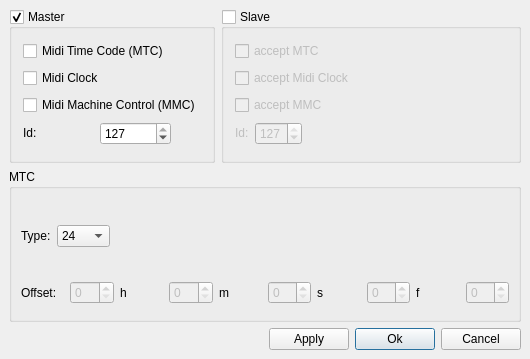
<ui version="4.0" >
 <author>werner schweer</author>
 <comment>midi sync
configuration dialog</comment>
 <exportmacro></exportmacro>
 <class>MidiSyncConfigBase</class>
 <widget class="QDialog" name="MidiSyncConfigBase" >
  <property name="geometry" >
   <rect>
    <x>0</x>
    <y>0</y>
    <width>530</width>
    <height>359</height>
   </rect>
  </property>
  <property name="sizePolicy" >
   <sizepolicy>
    <hsizetype>4</hsizetype>
    <vsizetype>4</vsizetype>
    <horstretch>0</horstretch>
    <verstretch>0</verstretch>
   </sizepolicy>
  </property>
  <property name="windowTitle" >
   <string>MusE: Midi Sync</string>
  </property>
  <layout class="QGridLayout" >
   <property name="margin" >
    <number>9</number>
   </property>
   <property name="spacing" >
    <number>6</number>
   </property>
   <item row="0" column="0" >
    <widget class="QGroupBox" name="syncMaster" >
     <property name="title" >
      <string>Master</string>
     </property>
     <property name="checkable" >
      <bool>true</bool>
     </property>
     <property name="checked" >
      <bool>true</bool>
     </property>
     <layout class="QVBoxLayout" >
      <property name="margin" >
       <number>11</number>
      </property>
      <property name="spacing" >
       <number>6</number>
      </property>
      <item>
       <widget class="QCheckBox" name="mtcSync" >
        <property name="enabled" >
         <bool>true</bool>
        </property>
        <property name="text" >
         <string>Midi Time Code (MTC)</string>
        </property>
       </widget>
      </item>
      <item>
       <widget class="QCheckBox" name="mcSync" >
        <property name="enabled" >
         <bool>true</bool>
        </property>
        <property name="text" >
         <string>Midi Clock</string>
        </property>
       </widget>
      </item>
      <item>
       <widget class="QCheckBox" name="midiMachineControl" >
        <property name="enabled" >
         <bool>true</bool>
        </property>
        <property name="text" >
         <string>Midi Machine Control (MMC)</string>
        </property>
       </widget>
      </item>
      <item>
       <layout class="QHBoxLayout" >
        <property name="margin" >
         <number>0</number>
        </property>
        <property name="spacing" >
         <number>6</number>
        </property>
        <item>
         <widget class="QLabel" name="TextLabel7" >
          <property name="enabled" >
           <bool>true</bool>
          </property>
          <property name="sizePolicy" >
           <sizepolicy>
            <hsizetype>5</hsizetype>
            <vsizetype>0</vsizetype>
            <horstretch>0</horstretch>
            <verstretch>0</verstretch>
           </sizepolicy>
          </property>
          <property name="text" >
           <string>Id:</string>
          </property>
         </widget>
        </item>
        <item>
         <widget class="QSpinBox" name="dstDevId" >
          <property name="enabled" >
           <bool>true</bool>
          </property>
          <property name="sizePolicy" >
           <sizepolicy>
            <hsizetype>5</hsizetype>
            <vsizetype>0</vsizetype>
            <horstretch>0</horstretch>
            <verstretch>0</verstretch>
           </sizepolicy>
          </property>
          <property name="toolTip" >
           <string>device id</string>
          </property>
          <property name="maximum" >
           <number>127</number>
          </property>
          <property name="minimum" >
           <number>0</number>
          </property>
          <property name="value" >
           <number>127</number>
          </property>
         </widget>
        </item>
        <item>
         <spacer>
          <property name="orientation" >
           <enum>Qt::Horizontal</enum>
          </property>
          <property name="sizeType" >
           <enum>QSizePolicy::Preferred</enum>
          </property>
          <property name="sizeHint" >
           <size>
            <width>30</width>
            <height>20</height>
           </size>
          </property>
         </spacer>
        </item>
       </layout>
      </item>
     </layout>
    </widget>
   </item>
   <item row="0" column="1" >
    <widget class="QGroupBox" name="syncSlave" >
     <property name="title" >
      <string>Slave</string>
     </property>
     <property name="checkable" >
      <bool>true</bool>
     </property>
     <property name="checked" >
      <bool>false</bool>
     </property>
     <layout class="QVBoxLayout" >
      <property name="margin" >
       <number>11</number>
      </property>
      <property name="spacing" >
       <number>6</number>
      </property>
      <item>
       <widget class="QCheckBox" name="acceptMTCCheckbox" >
        <property name="enabled" >
         <bool>false</bool>
        </property>
        <property name="text" >
         <string>accept MTC</string>
        </property>
       </widget>
      </item>
      <item>
       <widget class="QCheckBox" name="acceptMCCheckbox" >
        <property name="enabled" >
         <bool>false</bool>
        </property>
        <property name="text" >
         <string>accept Midi Clock</string>
        </property>
       </widget>
      </item>
      <item>
       <widget class="QCheckBox" name="acceptMMCCheckbox" >
        <property name="enabled" >
         <bool>false</bool>
        </property>
        <property name="text" >
         <string>accept MMC</string>
        </property>
       </widget>
      </item>
      <item>
       <layout class="QHBoxLayout" >
        <property name="margin" >
         <number>0</number>
        </property>
        <property name="spacing" >
         <number>6</number>
        </property>
        <item>
         <widget class="QLabel" name="TextLabel7_2" >
          <property name="sizePolicy" >
           <sizepolicy>
            <hsizetype>5</hsizetype>
            <vsizetype>0</vsizetype>
            <horstretch>0</horstretch>
            <verstretch>0</verstretch>
           </sizepolicy>
          </property>
          <property name="text" >
           <string>Id:</string>
          </property>
         </widget>
        </item>
        <item>
         <widget class="QSpinBox" name="srcDevId" >
          <property name="sizePolicy" >
           <sizepolicy>
            <hsizetype>5</hsizetype>
            <vsizetype>0</vsizetype>
            <horstretch>0</horstretch>
            <verstretch>0</verstretch>
           </sizepolicy>
          </property>
          <property name="toolTip" >
           <string>device id</string>
          </property>
          <property name="maximum" >
           <number>127</number>
          </property>
          <property name="minimum" >
           <number>0</number>
          </property>
          <property name="value" >
           <number>127</number>
          </property>
         </widget>
        </item>
        <item>
         <spacer>
          <property name="orientation" >
           <enum>Qt::Horizontal</enum>
          </property>
          <property name="sizeType" >
           <enum>QSizePolicy::Expanding</enum>
          </property>
          <property name="sizeHint" >
           <size>
            <width>40</width>
            <height>20</height>
           </size>
          </property>
         </spacer>
        </item>
       </layout>
      </item>
     </layout>
    </widget>
   </item>
   <item row="2" column="0" colspan="2" >
    <layout class="QHBoxLayout" >
     <property name="margin" >
      <number>0</number>
     </property>
     <property name="spacing" >
      <number>6</number>
     </property>
     <item>
      <spacer>
       <property name="orientation" >
        <enum>Qt::Horizontal</enum>
       </property>
       <property name="sizeType" >
        <enum>QSizePolicy::Expanding</enum>
       </property>
       <property name="sizeHint" >
        <size>
         <width>20</width>
         <height>20</height>
        </size>
       </property>
      </spacer>
     </item>
     <item>
      <widget class="QPushButton" name="applyButton" >
       <property name="text" >
        <string>Apply</string>
       </property>
      </widget>
     </item>
     <item>
      <widget class="QPushButton" name="okButton" >
       <property name="text" >
        <string>Ok</string>
       </property>
       <property name="default" >
        <bool>true</bool>
       </property>
      </widget>
     </item>
     <item>
      <widget class="QPushButton" name="cancelButton" >
       <property name="text" >
        <string>Cancel</string>
       </property>
      </widget>
     </item>
    </layout>
   </item>
   <item row="1" column="0" colspan="2" >
    <widget class="QGroupBox" name="GroupBox13" >
     <property name="enabled" >
      <bool>true</bool>
     </property>
     <property name="sizePolicy" >
      <sizepolicy>
       <hsizetype>5</hsizetype>
       <vsizetype>5</vsizetype>
       <horstretch>0</horstretch>
       <verstretch>0</verstretch>
      </sizepolicy>
     </property>
     <property name="title" >
      <string>MTC</string>
     </property>
     <layout class="QVBoxLayout" >
      <property name="margin" >
       <number>9</number>
      </property>
      <property name="spacing" >
       <number>6</number>
      </property>
      <item>
       <layout class="QHBoxLayout" >
        <property name="margin" >
         <number>0</number>
        </property>
        <property name="spacing" >
         <number>6</number>
        </property>
        <item>
         <widget class="QLabel" name="textLabel2" >
          <property name="sizePolicy" >
           <sizepolicy>
            <hsizetype>5</hsizetype>
            <vsizetype>0</vsizetype>
            <horstretch>0</horstretch>
            <verstretch>0</verstretch>
           </sizepolicy>
          </property>
          <property name="text" >
           <string>Type:</string>
          </property>
         </widget>
        </item>
        <item>
         <widget class="QComboBox" name="mtcSyncType" >
          <property name="sizePolicy" >
           <sizepolicy>
            <hsizetype>5</hsizetype>
            <vsizetype>0</vsizetype>
            <horstretch>0</horstretch>
            <verstretch>0</verstretch>
           </sizepolicy>
          </property>
          <item>
           <property name="text" >
            <string>24</string>
           </property>
          </item>
          <item>
           <property name="text" >
            <string>25</string>
           </property>
          </item>
          <item>
           <property name="text" >
            <string>30D</string>
           </property>
          </item>
          <item>
           <property name="text" >
            <string>30N</string>
           </property>
          </item>
         </widget>
        </item>
        <item>
         <spacer>
          <property name="orientation" >
           <enum>Qt::Horizontal</enum>
          </property>
          <property name="sizeType" >
           <enum>QSizePolicy::Expanding</enum>
          </property>
          <property name="sizeHint" >
           <size>
            <width>407</width>
            <height>69</height>
           </size>
          </property>
         </spacer>
        </item>
       </layout>
      </item>
      <item>
       <layout class="QHBoxLayout" >
        <property name="margin" >
         <number>0</number>
        </property>
        <property name="spacing" >
         <number>6</number>
        </property>
        <item>
         <widget class="QLabel" name="textLabel1" >
          <property name="text" >
           <string>Offset:</string>
          </property>
         </widget>
        </item>
        <item>
         <widget class="QSpinBox" name="mtcOffH" >
          <property name="enabled" >
           <bool>false</bool>
          </property>
          <property name="toolTip" >
           <string>hour</string>
          </property>
          <property name="maximum" >
           <number>23</number>
          </property>
         </widget>
        </item>
        <item>
         <widget class="QLabel" name="TextLabel2" >
          <property name="text" >
           <string>h</string>
          </property>
         </widget>
        </item>
        <item>
         <widget class="QSpinBox" name="mtcOffM" >
          <property name="enabled" >
           <bool>false</bool>
          </property>
          <property name="toolTip" >
           <string>minute</string>
          </property>
          <property name="maximum" >
           <number>59</number>
          </property>
         </widget>
        </item>
        <item>
         <widget class="QLabel" name="TextLabel3" >
          <property name="text" >
           <string>m</string>
          </property>
         </widget>
        </item>
        <item>
         <widget class="QSpinBox" name="mtcOffS" >
          <property name="enabled" >
           <bool>false</bool>
          </property>
          <property name="toolTip" >
           <string>second</string>
          </property>
          <property name="maximum" >
           <number>59</number>
          </property>
         </widget>
        </item>
        <item>
         <widget class="QLabel" name="TextLabel4" >
          <property name="text" >
           <string>s</string>
          </property>
         </widget>
        </item>
        <item>
         <widget class="QSpinBox" name="mtcOffF" >
          <property name="enabled" >
           <bool>false</bool>
          </property>
          <property name="toolTip" >
           <string>frame</string>
          </property>
          <property name="maximum" >
           <number>30</number>
          </property>
         </widget>
        </item>
        <item>
         <widget class="QLabel" name="TextLabel5" >
          <property name="text" >
           <string>f</string>
          </property>
         </widget>
        </item>
        <item>
         <widget class="QSpinBox" name="mtcOffSf" >
          <property name="enabled" >
           <bool>false</bool>
          </property>
          <property name="toolTip" >
           <string>subframe</string>
          </property>
         </widget>
        </item>
       </layout>
      </item>
     </layout>
    </widget>
   </item>
  </layout>
 </widget>
 <layoutdefault spacing="6" margin="11" />
 <pixmapfunction>qPixmapFromMimeSource</pixmapfunction>
 <tabstops>
  <tabstop>acceptMTCCheckbox</tabstop>
  <tabstop>acceptMCCheckbox</tabstop>
  <tabstop>mtcSync</tabstop>
  <tabstop>mcSync</tabstop>
  <tabstop>midiMachineControl</tabstop>
  <tabstop>dstDevId</tabstop>
  <tabstop>mtcOffH</tabstop>
  <tabstop>mtcOffM</tabstop>
  <tabstop>mtcOffS</tabstop>
  <tabstop>mtcOffF</tabstop>
  <tabstop>mtcOffSf</tabstop>
  <tabstop>applyButton</tabstop>
  <tabstop>okButton</tabstop>
  <tabstop>cancelButton</tabstop>
 </tabstops>
 <resources/>
 <connections>
  <connection>
   <sender>syncSlave</sender>
   <signal>toggled(bool)</signal>
   <receiver>acceptMTCCheckbox</receiver>
   <slot>setEnabled(bool)</slot>
   <hints>
    <hint type="sourcelabel" >
     <x>377</x>
     <y>79</y>
    </hint>
    <hint type="destinationlabel" >
     <x>341</x>
     <y>67</y>
    </hint>
   </hints>
  </connection>
  <connection>
   <sender>syncSlave</sender>
   <signal>toggled(bool)</signal>
   <receiver>acceptMCCheckbox</receiver>
   <slot>setEnabled(bool)</slot>
   <hints>
    <hint type="sourcelabel" >
     <x>365</x>
     <y>102</y>
    </hint>
    <hint type="destinationlabel" >
     <x>361</x>
     <y>94</y>
    </hint>
   </hints>
  </connection>
  <connection>
   <sender>syncSlave</sender>
   <signal>toggled(bool)</signal>
   <receiver>acceptMMCCheckbox</receiver>
   <slot>setEnabled(bool)</slot>
   <hints>
    <hint type="sourcelabel" >
     <x>392</x>
     <y>132</y>
    </hint>
    <hint type="destinationlabel" >
     <x>328</x>
     <y>121</y>
    </hint>
   </hints>
  </connection>
  <connection>
   <sender>syncSlave</sender>
   <signal>toggled(bool)</signal>
   <receiver>srcDevId</receiver>
   <slot>setEnabled(bool)</slot>
   <hints>
    <hint type="sourcelabel" >
     <x>366</x>
     <y>103</y>
    </hint>
    <hint type="destinationlabel" >
     <x>375</x>
     <y>147</y>
    </hint>
   </hints>
  </connection>
  <connection>
   <sender>mcSync</sender>
   <signal>toggled(bool)</signal>
   <receiver>mcSync</receiver>
   <slot>setEnabled(bool)</slot>
   <hints>
    <hint type="sourcelabel" >
     <x>255</x>
     <y>94</y>
    </hint>
    <hint type="destinationlabel" >
     <x>255</x>
     <y>94</y>
    </hint>
   </hints>
  </connection>
  <connection>
   <sender>mtcSync</sender>
   <signal>toggled(bool)</signal>
   <receiver>mtcSync</receiver>
   <slot>setEnabled(bool)</slot>
   <hints>
    <hint type="sourcelabel" >
     <x>255</x>
     <y>67</y>
    </hint>
    <hint type="destinationlabel" >
     <x>255</x>
     <y>67</y>
    </hint>
   </hints>
  </connection>
  <connection>
   <sender>syncMaster</sender>
   <signal>toggled(bool)</signal>
   <receiver>midiMachineControl</receiver>
   <slot>setEnabled(bool)</slot>
   <hints>
    <hint type="sourcelabel" >
     <x>268</x>
     <y>131</y>
    </hint>
    <hint type="destinationlabel" >
     <x>255</x>
     <y>121</y>
    </hint>
   </hints>
  </connection>
  <connection>
   <sender>syncMaster</sender>
   <signal>toggled(bool)</signal>
   <receiver>dstDevId</receiver>
   <slot>setEnabled(bool)</slot>
   <hints>
    <hint type="sourcelabel" >
     <x>268</x>
     <y>129</y>
    </hint>
    <hint type="destinationlabel" >
     <x>175</x>
     <y>147</y>
    </hint>
   </hints>
  </connection>
  <connection>
   <sender>syncMaster</sender>
   <signal>toggled(bool)</signal>
   <receiver>mtcSync</receiver>
   <slot>setEnabled(bool)</slot>
   <hints>
    <hint type="sourcelabel" >
     <x>268</x>
     <y>40</y>
    </hint>
    <hint type="destinationlabel" >
     <x>255</x>
     <y>67</y>
    </hint>
   </hints>
  </connection>
  <connection>
   <sender>syncMaster</sender>
   <signal>toggled(bool)</signal>
   <receiver>GroupBox13</receiver>
   <slot>setEnabled(bool)</slot>
   <hints>
    <hint type="sourcelabel" >
     <x>53</x>
     <y>17</y>
    </hint>
    <hint type="destinationlabel" >
     <x>41</x>
     <y>256</y>
    </hint>
   </hints>
  </connection>
 </connections>
</ui>
